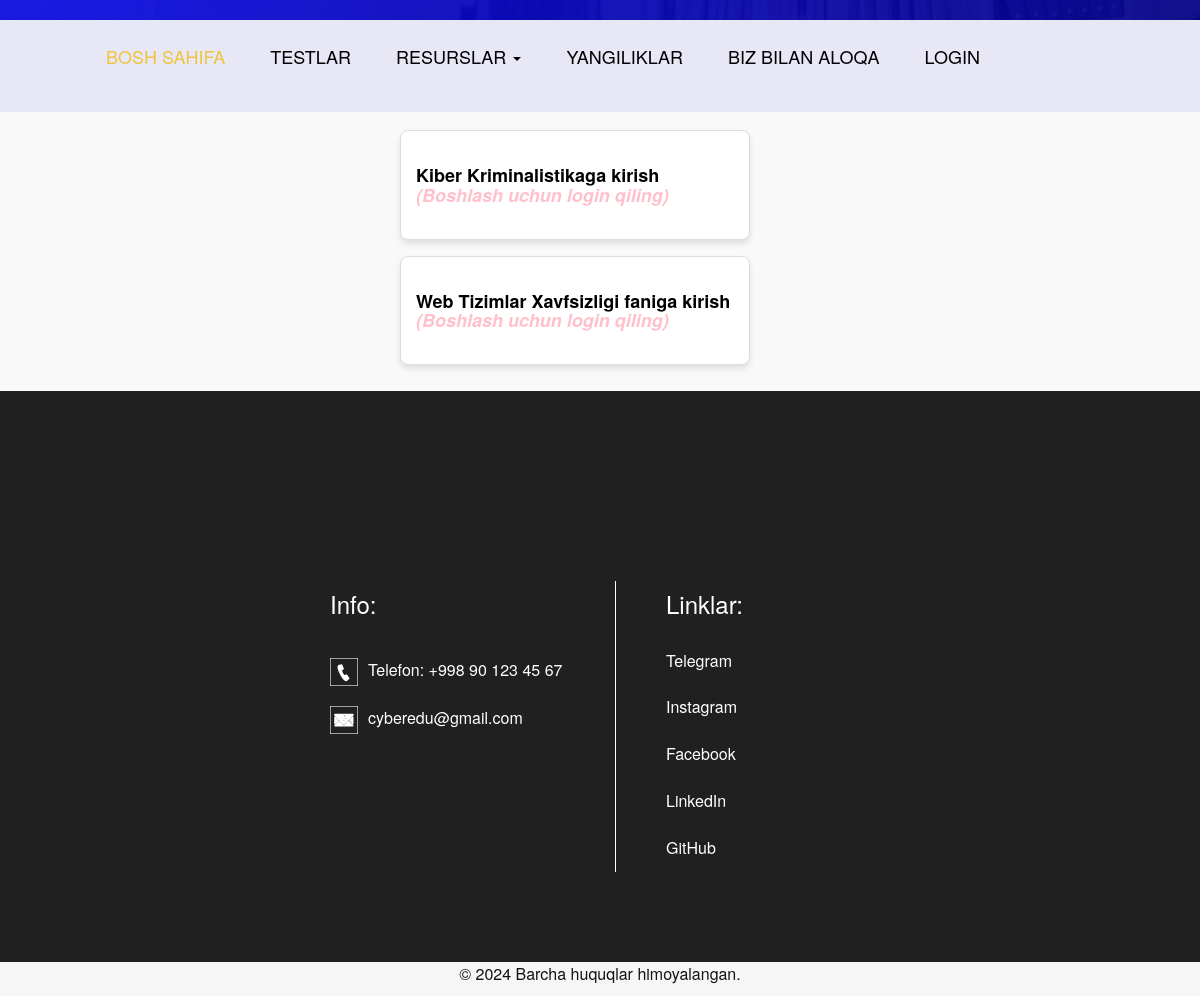
The app's page /quiz_list/, older data.
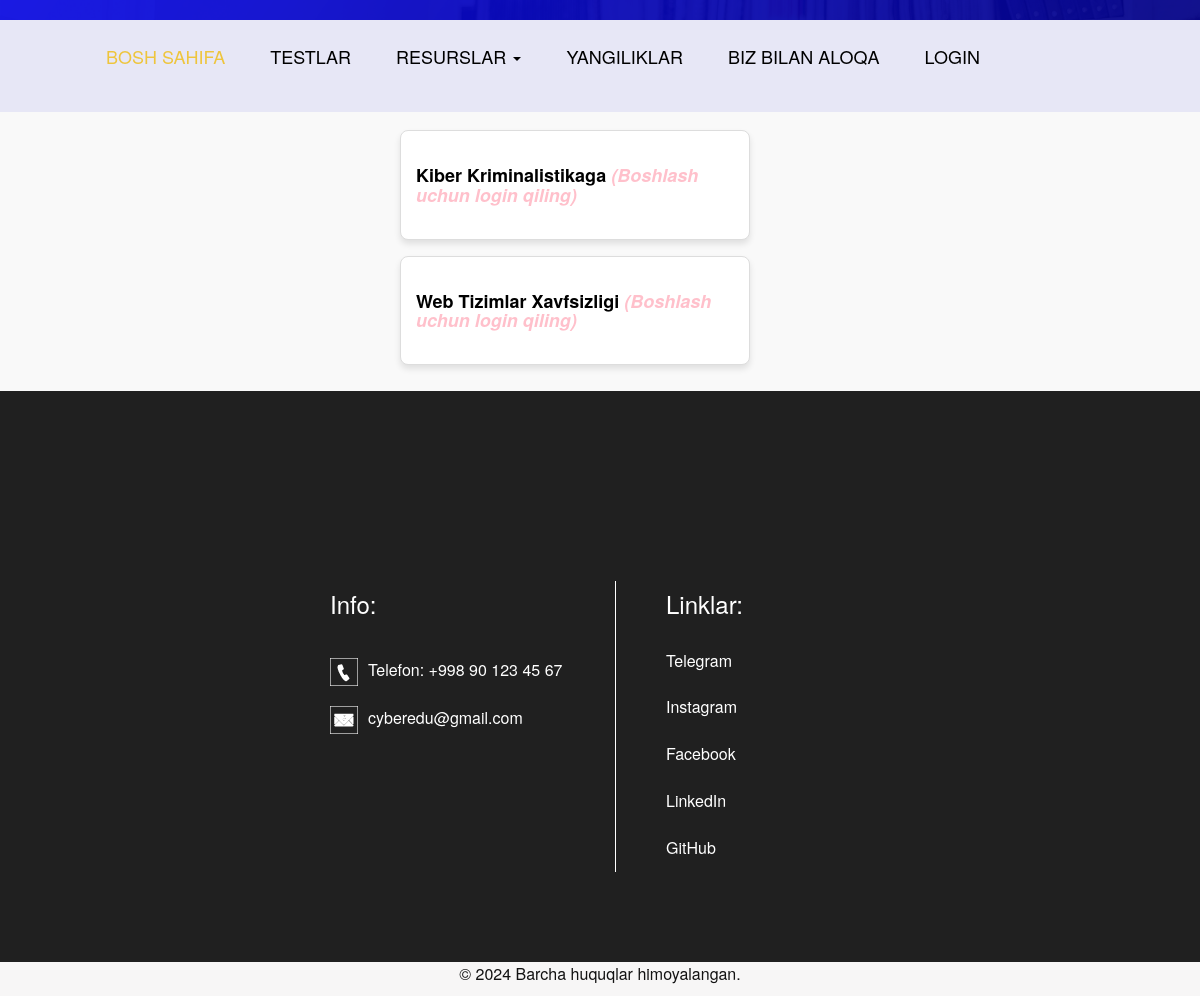
The same page, newer data.
### videos/models.py (models this page shows, shortened)
class Quiz(models.Model):
    name = models.CharField(max_length=100)
    time_limit = models.PositiveIntegerField(default=60)

### videos/views.py (the view)
# urls.py: path('quiz_list/', QuizListView.as_view(), name='quiz_list'),
class QuizListView(View):
    def get(self, request):
        quizzes = Quiz.objects.all()
        return render(request, 'videos/quiz_list.html', {'quizzes': quizzes})

### templates/videos/quiz_list.html (shortened to what the changed rows need)
{% load static %}
<!DOCTYPE html>
<html lang="en">
   <head>
      <link rel="stylesheet" type="text/css" href="https://cdnjs.cloudflare.com/ajax/libs/OwlCarousel2/2.0.0-beta.2.4/assets/owl.carousel.min.css" />
      <link rel="stylesheet" type="text/css" href="{% static 'css/bootstrap.min.css' %}">
      <link rel="stylesheet" type="text/css" href="{% static 'css/style.css' %}">
      <link rel="stylesheet" href="{% static 'css/responsive.css' %}">
      <link rel="stylesheet" href="{% static 'css/jquery.mCustomScrollbar.min.css' %}">
      <link rel="stylesheet" href="https://netdna.bootstrapcdn.com/font-awesome/4.0.3/css/font-awesome.css">
       <link rel="stylesheet" href="https://maxcdn.bootstrapcdn.com/bootstrap/3.3.7/css/bootstrap.min.css">
      <link rel="stylesheet" href="{% static 'css/owl.carousel.min.css' %}">
      <link rel="stylesheet" href="https://cdnjs.cloudflare.com/ajax/libs/fancybox/2.1.5/jquery.fancybox.min.css" media="screen">
       <link rel="stylesheet" href="https://cdnjs.cloudflare.com/ajax/libs/font-awesome/4.7.0/css/font-awesome.min.css">
   </head>
   <body>
            {% block content %}
<div class="quiz_section">
    <ul class="quiz-list">
        {% for quiz in quizzes %}
            <li class="quiz-item">
                {% if user.is_authenticated %}
                    <a href="{% url 'quiz' quiz.id %}">
                        <div class="quiz_card">
                            <div class="quiz_content">
                                <h3 class="quiz_title">{{ quiz.name }}</h3>
                            </div>
                        </div>
                    </a>
                {% else %}
                    <a href="{% url 'login_page' %}">
                        <div class="quiz_card">
                            <div class="quiz_content">
                                <h3 class="quiz_title">{{ quiz.name }} <i style="color: pink">(Boshlash uchun login qiling)</i></h3>
                            </div>
                        </div>
                    </a>
                {% endif %}
            </li>
        {% endfor %}
    </ul>
</div>
            {% endblock content %}

Row changes from the older to the newer data that the page shows:
changed Quiz: name "Kiber Kriminalistikaga kirish" → "Kiber Kriminalistikaga"
changed Quiz: name "Web Tizimlar Xavfsizligi faniga kirish" → "Web Tizimlar Xavfsizligi"
